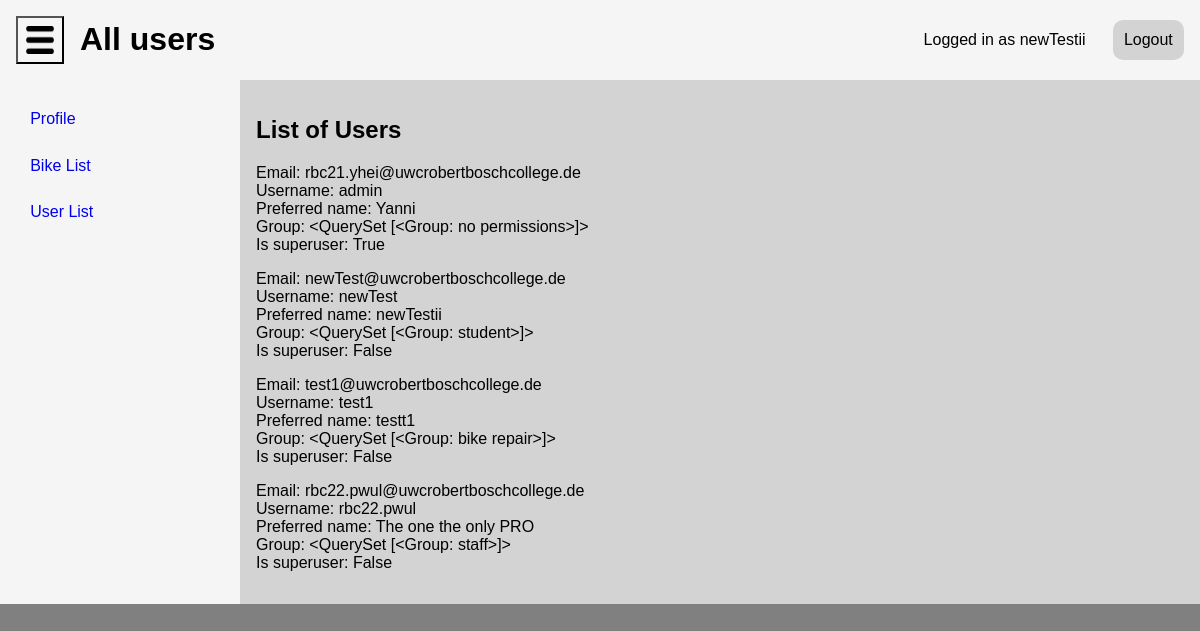
The page /userList/ (signed in) on the database its author committed.
### application/models.py (models this page shows, shortened)
class User(AbstractUser):
    first_name = models.CharField(_("preferred name"), max_length=150, blank=True)
    email = models.EmailField(
        _('email address'),
        unique=True,
        validators=[schoolEmailValidator],
        error_messages={
            "unique": _("A user with that email already exists.")
        }
    )
    def __str__(self) -> str:
        return self.first_name
    class Meta:
        permissions = [
            ("own_bike", "Can be a bike steward")
        ]

### application/views.py (the view)
# urls.py: path("userList/", views.UserListView.as_view(), name="user-view"),
class UserListView(PermissionRequiredMixin, generic.TemplateView):
    permission_required = "application.view_user"
    template_name = "userList.html"
    def get_context_data(self, **kwargs):
        context = super().get_context_data(**kwargs)
        context["Users"] = User.objects.all()
        return context

### application/templates/userList.html (shortened to what this page needs)
{% extends "base.html" %}
{% block title %}
<h1>All users</h1>
{% endblock %}
{% block content %}
<h2>List of Users</h2>
{% for user in Users %}
<p>
    Email: {{ user.email }} <br>
    Username: {{ user.username }} <br>
    Preferred name: {{ user.first_name }} <br>
    Group: {{ user.groups.all }} <br>
    Is superuser: {{ user.is_superuser }} <br>
</p>
{% endfor %}
{% endblock %}

### application/templates/base.html (shortened to what this page needs)
{% load static %}
<!DOCTYPE html>
<html lang="en">
    <head>
        <link rel="stylesheet" href="{% static 'design.css' %}">
    </head>
    <body>
        <div class="container">
            <div class="header-container">
                <button id="sidebar-button" onclick="document.getElementsByClassName('left')[0].classList.toggle('collapsed')">
                    <div id="button-image"></div>
                </button>
                <div id="header-block">
                    {% block title %}
                    {% endblock %}
                </div>
                {% if user.is_authenticated %}
                <p class="header-login">
                    Logged in as {{user}}
                </p>
                {% else %}
                <p class="header-login">
                    Not logged in
                </p>
                {% endif %}
                {% if user.is_authenticated %}
                    <a class="header-login" id="login-button" href="{% url 'logout' %}">Logout</a>
                {% else %}
                    <a class="header-login" id="login-button" href="{% url 'login' %}">Login</a>
                {% endif %}
            </div>
            <div class="content-container">
                <div class="left" id="left">
                    {% if user.is_authenticated %}
                        <a class="page-links" href="{% url 'profile' %}">Profile</a>
                    {% endif %}
                    {% if perms.application.view_bike %}
                        <a class="page-links" href="{% url 'bikeList' %}">Bike List</a>
                    {% endif %}
                    {% if perms.application.view_bike %}
                        <a class="page-links" href="{% url 'user-view' %}">User List</a>
                    {% endif %}
                </div>
                <section id="content">
                    {% block content %}
                    {% endblock %}
                </section>
            </div>
        </div>
    </body>
</html>

### application/static/design.css (style rules this page uses)
html { overflow-x: hidden; overflow-y: scroll; }
* { box-sizing: border-box; font-family: Arial, Helvetica, sans-serif; }
body { width: 100%; height: 100vh; margin: 0; padding: 0; background-color: grey; }
.container { display: flex; flex-direction: column; justify-content: space-between; }
.header-container { display: flex; flex-direction: row; justify-content: left; align-content: center; height: 20%; background-color: whitesmoke; }
#sidebar-button { text-align: center; margin: 1rem; padding: 8px; height: 48px; width: 48px; align-items: center; background-color: whitesmoke; }
#button-image { background-size: cover; background-image: url("/static/menu.png"); width: 100%; height: 100%; }
#header-block { flex-grow: 1; }
.header-login { margin: auto; margin-right: 1rem; padding: 0.7rem; text-decoration: none; color: black; }
#login-button { background-color: lightgray; border-radius: 10px; }
.content-container { display: flex; flex-direction: row; flex-wrap: wrap; height: 80%; }
#content { padding: 1rem; width: 80%; background-color: lightgray; }
.left { padding: 1rem; width: 20%; background-color: whitesmoke; order: -1; transition: width 1s, height 1s; }
.page-links { display: flex; flex-wrap: inherit; list-style-type: none; padding: .7rem; border-radius: 10px; justify-content: left; border: solid 3px transparent; text-decoration: none; }

### rows shown on the page
User: first_name "newTestii", email "newTest@uwcrobertboschcollege.de", username "newTest", groups.all "<QuerySet [<Group: student>]>", is_superuser "False"
User: email "rbc21.yhei@uwcrobertboschcollege.de", username "admin", first_name "Yanni", groups.all "<QuerySet [<Group: no permissions>]>", is_superuser "True"
User: email "test1@uwcrobertboschcollege.de", username "test1", first_name "testt1", groups.all "<QuerySet [<Group: bike repair>]>", is_superuser "False"
User: email "rbc22.pwul@uwcrobertboschcollege.de", username "rbc22.pwul", first_name "The one the only PRO", groups.all "<QuerySet [<Group: staff>]>", is_superuser "False"
